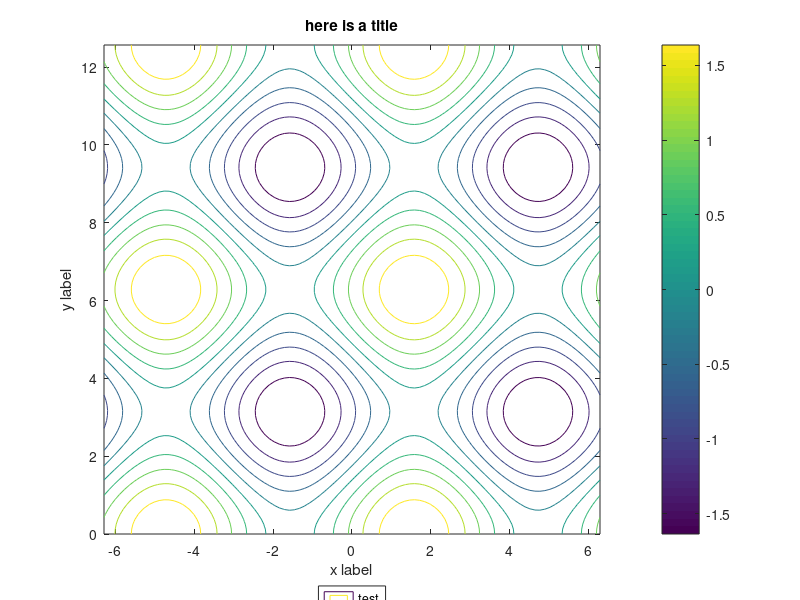

MATLAB code for this plot: (Note: this script raises an error after producing the figure.)
x = linspace(-2*pi,2*pi);
y = linspace(0,4*pi);
[X,Y] = meshgrid(x,y);
Z = sin(X)+cos(Y);

if exist ('htestfig', 'var') ...
        && isvalid (htestfig)
    
    close (htestfig);
    
end

htestfig = figure;

[~,hcntr] = contour(X,Y,Z);

xlabel ('x label');
ylabel ('y label');

hax = get (hcntr, 'Parent');

hcbar = colorbar ();

legend ('test', 'Location', 'southoutside')

title ('here is a title');
tightfig ()